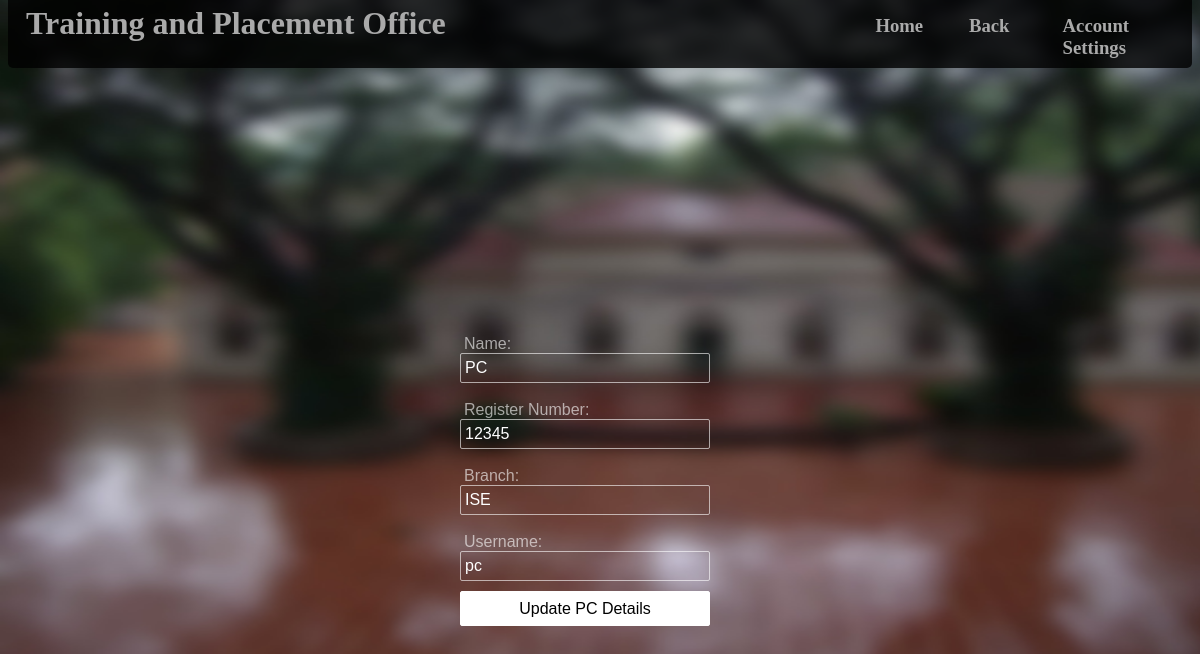
/pages/uppc.php?uname=pc (signed in), run on the app's committed database.
### tables this page shows
CREATE TABLE IF NOT EXISTS `pc` (
  `name` varchar(30) NOT NULL,
  `reg_no` varchar(10) NOT NULL,
  `branch` varchar(5) NOT NULL,
  `username` varchar(10) NOT NULL
);

### pages/uppc.php (the view, shortened to what this page needs)
<html>
	<head>
		<link rel="stylesheet" href="../style/style.css" type="text/css" />
	</head>
	<body>
		<div class="header">
			<div id="title">
				<h1 id="head">Training and Placement Office</h1>
			</div>
			<div id="options">
				<h3 class="menu2" id="home"><a href="../index.php">Home</a></h3>
				<h3 class="menu2" id="back" onclick="history.go(-1);">Back</h3>
				<h3 class="menu2" id="accset"><a href="accset.php">Account Settings</a></h3>
			</div>
		</div>
		<div class="login">
			<form action="updatepc.php" method="POST">
				<?php
					$uname=$_GET['uname'];
					$sql=mysql_query("SELECT * FROM  pc WHERE username='$uname' ");
					$res=mysql_fetch_assoc($sql);
					if ($res)
					{
						echo '
							<span id="forum">Name:</span><br>
							<input type="text" value="'.$res['name'].'" name="pname" style="margin-top:0px;" required></br></br>
							<span id="forum">Register Number:</span><br>
							<input class="margin" type="text" value="'.$res['reg_no'].'" name="rno" style="margin-top:0px;" required><br></br>
							<span id="forum">Branch:</span><br>
							<input type="text" value="'.$res['branch'].'" name="branch" style="margin-top:0px;" required></br></br>
							<span id="forum">Username:</span><br>
							<input type="text" value="'.$res['username'].'" name="uname" style="margin-top:0px;" readonly>
							<input type="submit" value="Update PC Details" required>';
					}
					else
					{
						echo ("<SCRIPT LANGUAGE='JavaScript'>
							window.alert('Username does not exist. Please try again.')
							window.location.href='admin.php'
							</SCRIPT>");
					}
				?>
			</form>
		</div>
	</body>
</html>

### style/style.css (style rules this page uses)
a { color: #aaa; text-decoration: none; }
body { background-image: url('../images/2.jpg'); background-repeat: no-repeat; background-position: left top; background-size: 1366px 680px; z-index: 0; }
.header { margin: 0px; background-position: top left; background-color: rgba(0,0,0,0.8); width: 100%; height: 10%; border-radius: 5px; z-index: 5; }
#head { margin-top: -13px; margin-left: -10px; margin-right: 0px; text-align: left; color: #aaa; display: inline; padding: 28px; position: absolute; }
#options { display: block; margin-top: -18px; color: #aaa; padding: 20px; text-decoration: none; }
.menu2 { margin-top: 0px; display: inline; position: absolute; color: #aaa; padding: 5px; text-decoration: none; }
#home { margin-left: 45em; }
#back { display: block; margin-left: 50em; }
#accset { margin-left: 55em; }
.login { position: absolute; top: calc(50% - 75px); left: calc(50% - 150px); height: 150px; width: 350px; padding: 10px; z-index: 2; }
.login input[type=text] { width: 250px; height: 30px; background: transparent; border: 1px solid rgba(255,255,255,0.6); border-radius: 2px; color: #fff; font-family: 'Exo', sans-serif; font-size: 16px; font-weight: 400; padding: 4px; margin-top: 10px; }
.login input[type=submit] { width: 250px; height: 35px; background: #fff; border: 1px solid #fff; cursor: pointer; border-radius: 2px; color: #000; font-family: 'Exo', sans-serif; font-size: 16px; font-weight: 400; padding: 6px; margin-top: 10px; }
#forum { background: transparent; color: rgba(255,255,255,0.6); font-family: 'Exo', sans-serif; font-size: 16px; font-weight: 400; padding: 4px; }

### data on the page
pc: pname "PC", rno "12345", branch "ISE", uname "pc"
